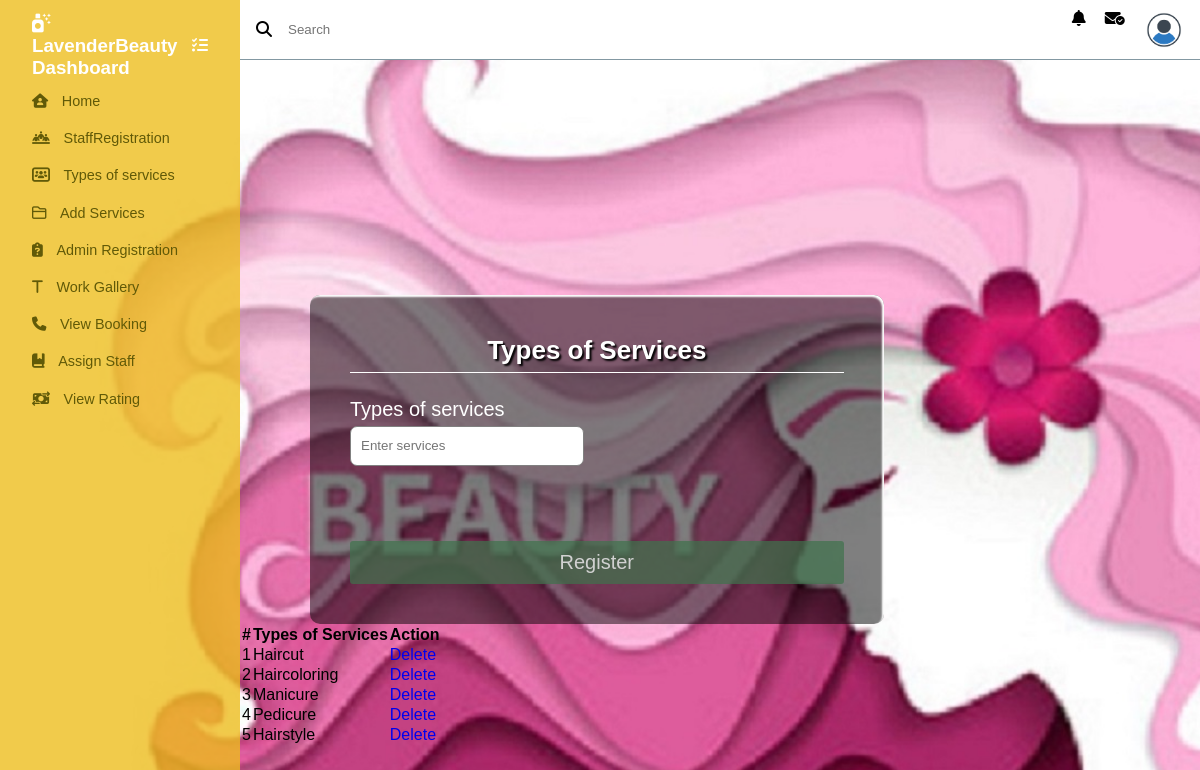
/adminboutique/Servicestype/, run on the app's committed database.
### Admin/models.py (models this page shows)
class tbl_typesofservices(models.Model):
    servicestypes=models.CharField(max_length=40)

### Admin/views.py (the view)
# urls.py: path('Servicestype/',views.servicestypes,name="servicestypes"),
def servicestypes(request):
    servicesdata=tbl_typesofservices.objects.all()
    if request.method=="POST":
        tbl_typesofservices.objects.create(servicestypes=request.POST.get('services'))
        return redirect('adminboutique:servicestypes')
    else:
        return render(request,'Admin/Servicetype.html',{'services':servicesdata})

### Admin/Templates/Admin/Servicetype.html (shortened to what this page needs)
{% extends 'Admin/Header.html' %}
{% load static %}
{% block content%}
<!DOCTYPE html>
<html lang="en">
<head>
</head>
<body>
    <div class="container">
        <h1 class="form-title">Types of Services</h1>
        <form action="#" method="post" enctype="multipart/form-data">
          <div class="main-user-info">
            <div class="user-input-box">
              <label for="fullName">Types of services</label>
              <input type="text"
                      id="services"
                      name="services"
                      placeholder="Enter services" value="{{data.services}}"/>
            </div>
          </div>
          <div class="form-submit-btn">
            <input type="submit" value="Register">
          </div>
        </form>
    </div>
    <table>
        <tr>
            <th>#</th>
            <th>Types of Services</th>
            <th>Action</th>
        </tr>
        {% for i in services %}
        <tr>
            <td>{{forloop.counter}}</td>
            <td>{{i.servicestypes}}</td>
            <td><a href="{% url 'adminboutique:deleteservices' i.id %}">Delete</a></td>
        </tr>
        {% endfor %}
    </table>
</body>
</html>
{% endblock content %}

### data on the page
tbl_typesofservices: servicestypes "Haircut"
tbl_typesofservices: servicestypes "Haircoloring"
tbl_typesofservices: servicestypes "Manicure"
tbl_typesofservices: servicestypes "Pedicure"
tbl_typesofservices: servicestypes "Hairstyle"
